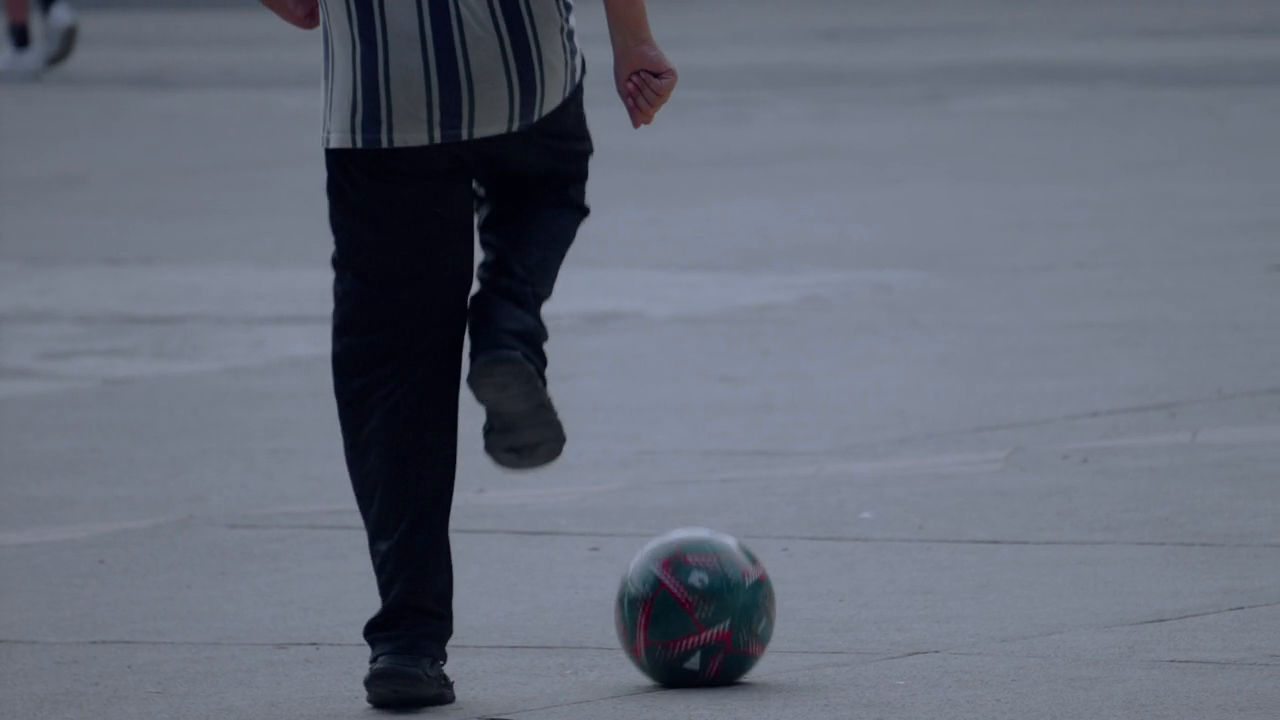
#> input picture frame 36 of outputs/input_video.mp4, 1280 x 720 px
$ jupyter execute object_tracking.ipynb
#> lines starting #> are read from the running program, lines starting #| are printed output that depends on the picture; after the words box and inside, x2 and y2 are one past the last pixel; in counts of white or black regions, pixels touching at a corner belong together
# MeanShift and CamShift Tracking with OpenCV

## Aim
Test OpenCV's MeanShift and CamShift tracking on a sample video, show the results, and compare them.

## What this notebook does
1. Load a video.
2. Select an object to track in the first frame.
3. Build the target histogram from the ROI.
4. Run MeanShift tracking.
5. Run CamShift tracking.
6. Save results and display sample frames.
7. Write short comments for the report.

[cell 1]
import cv2
import numpy as np
import matplotlib.pyplot as plt
from pathlib import Path
import os

plt.rcParams["figure.figsize"] = (10, 6)

output_dir = Path("output_meanshift_camshift")
output_dir.mkdir(exist_ok=True)

# Change this to your dataset video path
video_path = "input_video.mp4"

if not os.path.exists(video_path):
    raise FileNotFoundError(f"Video not found: {video_path}")

print("Output folder:", output_dir.resolve())
print("Video path:", Path(video_path).resolve())

[cell 2]
def show_bgr(img, title="Image", cmap=None):
    if len(img.shape) == 2:
        plt.imshow(img, cmap=cmap or "gray")
    else:
        plt.imshow(cv2.cvtColor(img, cv2.COLOR_BGR2RGB))
    plt.title(title)
    plt.axis("off")
    plt.show()

cap = cv2.VideoCapture(video_path)
ret, first_frame = cap.read()
#> first_frame is the input picture: shape (720, 1280, 3); mean B, G, R 121.7, 107.8, 101.4
cap.release()

if not ret:
    raise ValueError("Could not read the first frame from the video.")

show_bgr(first_frame, "First frame")
print("Frame shape:", first_frame.shape)
#| Frame shape: (720, 1280, 3)

## Set the initial ROI

Run Cell 3 and look at the first frame.

Then manually set:
- x = left
- y = top
- w = width
- h = height

Choose the object you want to track, for example a face, car, or ball.

[cell 3]
x, y, w, h = 576, 139, 180, 183

track_window = (x, y, w, h)

frame_with_roi = first_frame.copy()
cv2.rectangle(frame_with_roi, (x, y), (x + w, y + h), (0, 255, 0), 4)
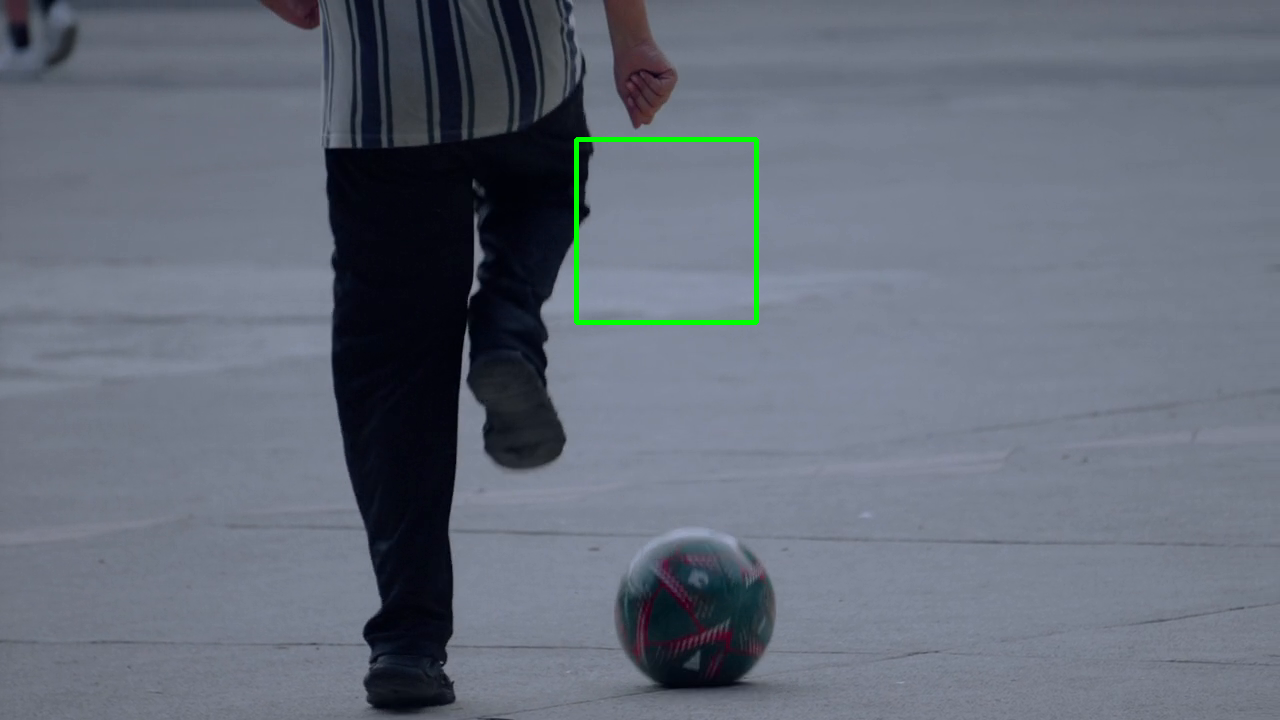
#> frame_with_roi: shape (720, 1280, 3); 0.39% of pixels changed, all inside (x1, y1, x2, y2) = (574, 137, 759, 325)
show_bgr(frame_with_roi, "Initial ROI on first frame")

roi = first_frame[y:y+h, x:x+w]
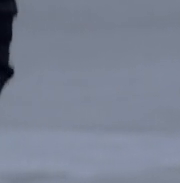
#> roi: shape (183, 180, 3); mean B, G, R 148.1, 130.7, 122.9
show_bgr(roi, "Selected ROI")

[cell 4]
# Build histogram from ROI using HSV
roi_hsv = cv2.cvtColor(roi, cv2.COLOR_BGR2HSV)
#> roi_hsv: shape (183, 180, 3); mean H, S, V 110.6, 46, 148.1

# Mask low-light / poor pixels
lower = np.array((0., 60., 32.))
upper = np.array((180., 255., 255.))
mask = cv2.inRange(roi_hsv, lower, upper)
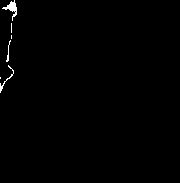
#> mask: shape (183, 180); 0.63% white; 6 white regions (3 under 20 px), largest, box (x1, y1, x2, y2) and area: (2, 0, 17, 21) 106, (0, 65, 14, 93) 53, (6, 40, 11, 62) 31

# Histogram of Hue channel
roi_hist = cv2.calcHist([roi_hsv], [0], mask, [180], [0, 180])
#> roi_hist = 180 values, max 117 at index 114, min 0 at index 0, mean 1.14
cv2.normalize(roi_hist, roi_hist, 0, 255, cv2.NORM_MINMAX)

# Termination criteria
term_crit = (cv2.TERM_CRITERIA_EPS | cv2.TERM_CRITERIA_COUNT, 10, 1)

# Visualize mask and histogram
plt.figure(figsize=(6, 4))
plt.imshow(mask, cmap="gray")
plt.title("ROI mask")
plt.axis("off")
plt.show()

plt.figure(figsize=(8, 4))
plt.plot(roi_hist, color="blue")
plt.title("Hue histogram of ROI")
plt.xlabel("Hue bin")
plt.ylabel("Frequency")
plt.show()
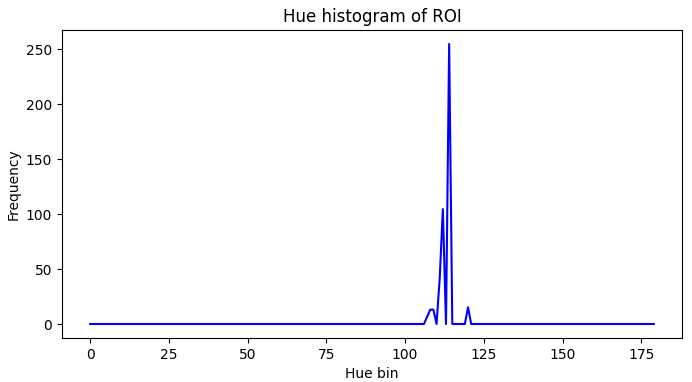
#> figure drawn by matplotlib, 1 panel; curve peaks at x = 114, y = 255

[cell 5]
def run_meanshift(video_path, roi_hist, init_window, term_crit, output_name="meanshift_output.mp4"):
#> called with video_path = 'input_video.mp4', roi_hist = array of shape (180, 1), init_window = (576, 139, 180, 183), term_crit = (3, 10, 1), output_name = 'meanshift_output.mp4'
    cap = cv2.VideoCapture(video_path)

    fps = cap.get(cv2.CAP_PROP_FPS)
    if fps == 0:
        fps = 25

    width = int(cap.get(cv2.CAP_PROP_FRAME_WIDTH))
    height = int(cap.get(cv2.CAP_PROP_FRAME_HEIGHT))

    out_path = output_dir / output_name
    writer = cv2.VideoWriter(
        str(out_path),
        cv2.VideoWriter_fourcc(*"mp4v"),
        fps,
        (width, height)
    )

    track_window = init_window
    frame_idx = 0
    sample_indices = {0, 20, 40, 60}
    samples = []
    boxes = []

    while True:
        ret, frame = cap.read()
        if not ret:
            break

        hsv = cv2.cvtColor(frame, cv2.COLOR_BGR2HSV)
#> hsv: shape (720, 1280, 3); mean H, S, V 110.9, 57.3, 121.8
        back_proj = cv2.calcBackProject([hsv], [0], roi_hist, [0, 180], 1)
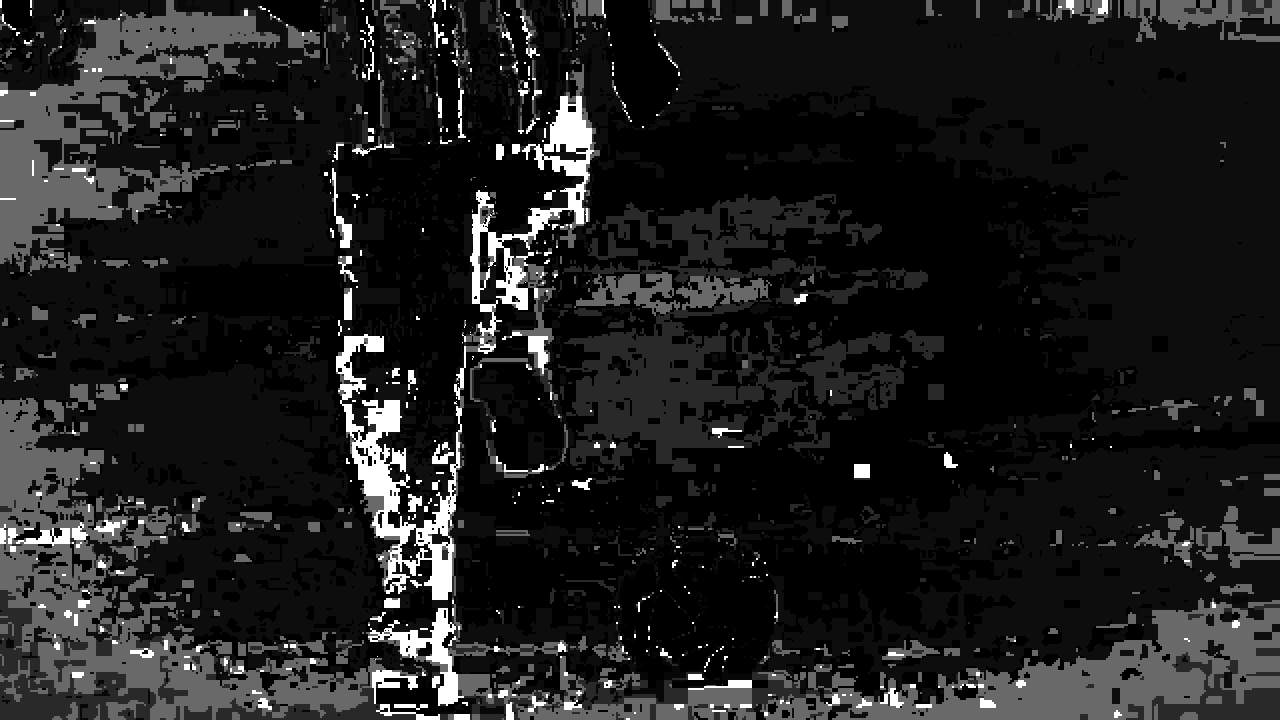
#> back_proj: shape (720, 1280); min 0, max 255, mean 30.3

        _, track_window = cv2.meanShift(back_proj, track_window, term_crit)
#> track_window = (436, 172, 180, 183)
        x, y, w, h = track_window
#> x = 436; y = 172; w = 180; h = 183
        boxes.append((frame_idx, x, y, w, h))

        result = frame.copy()
        cv2.rectangle(result, (x, y), (x + w, y + h), (255, 0, 0), 2)
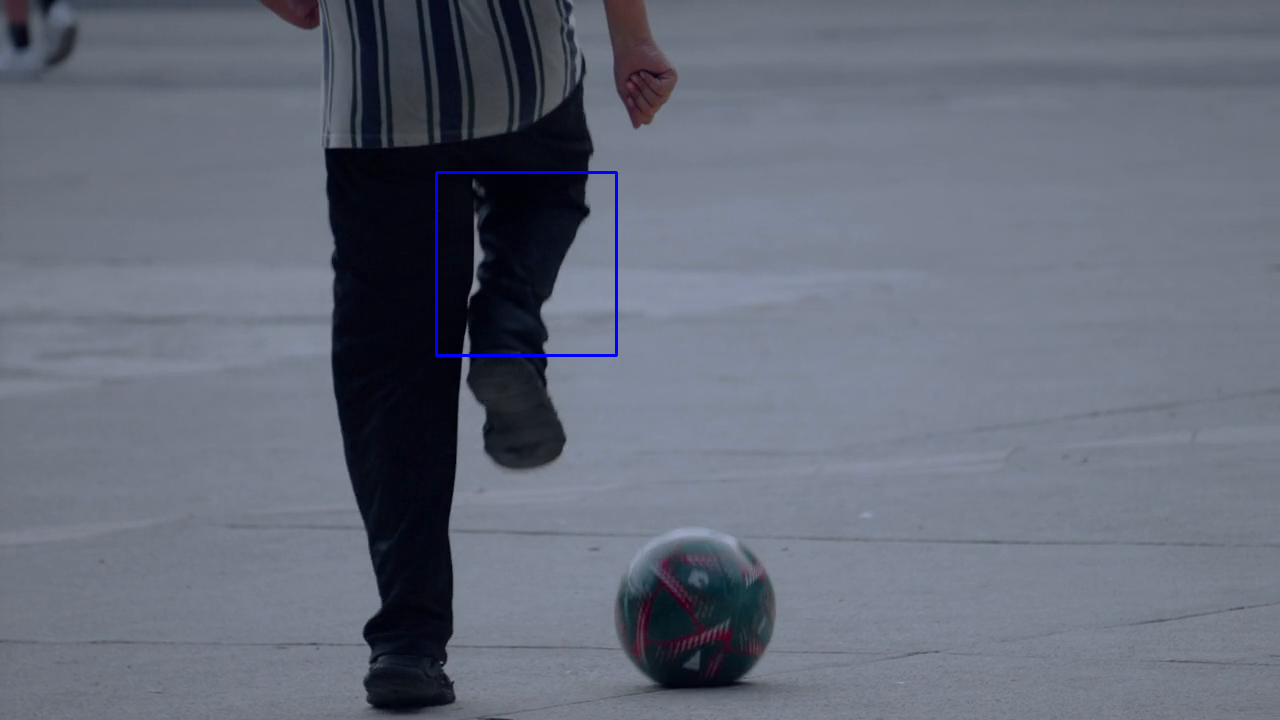
#> result: shape (720, 1280, 3); 0.24% of pixels changed, all inside (x1, y1, x2, y2) = (435, 171, 618, 357)
        writer.write(result)

        if frame_idx in sample_indices:
            samples.append({
                "frame_idx": frame_idx,
                "input": frame.copy(),
                "back_proj": back_proj.copy(),
                "output": result.copy()
            })

        frame_idx += 1

    cap.release()
    writer.release()
    return out_path, samples, boxes

meanshift_video, meanshift_samples, meanshift_boxes = run_meanshift(
    video_path, roi_hist, track_window, term_crit
)

print("Saved:", meanshift_video)
print("Sample frames collected:", len(meanshift_samples))

$ run again, starting later in the video
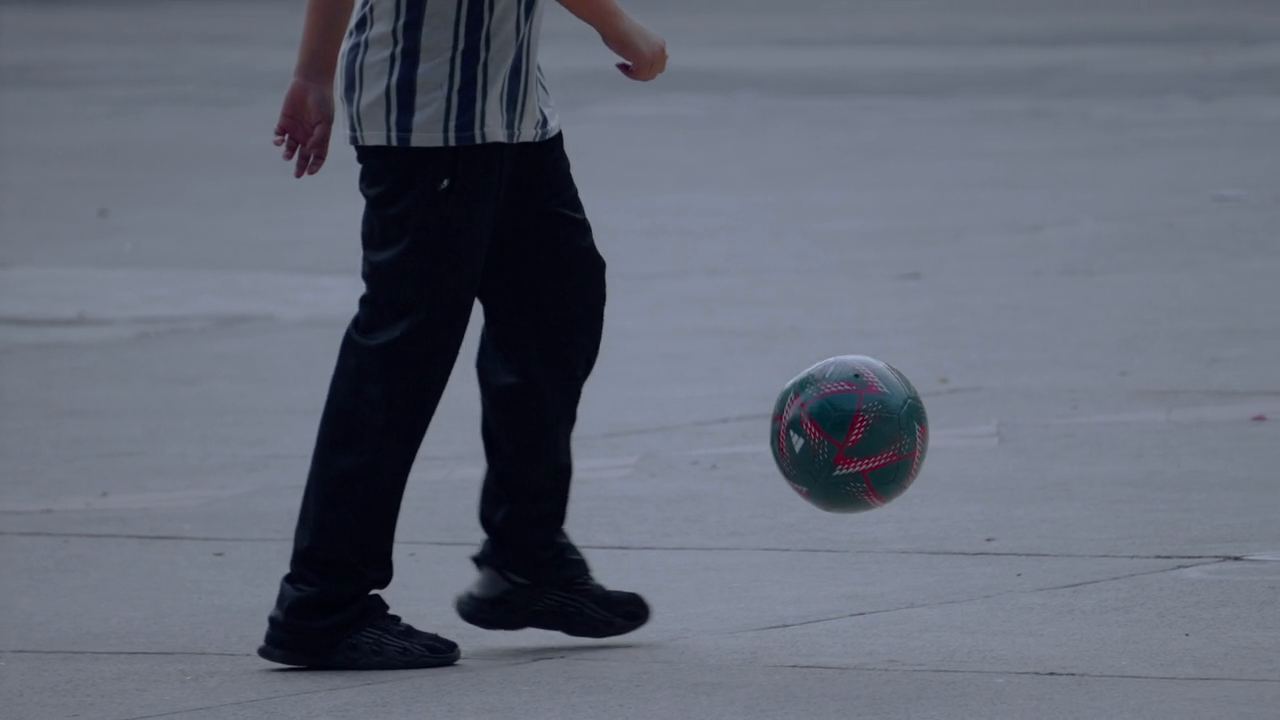
#> input picture frame 163 of outputs/input_video.mp4, 1280 x 720 px
#> first_frame is the input picture: shape (720, 1280, 3); mean B, G, R 119, 105.1, 99.2
#| Frame shape: (720, 1280, 3)
#> frame_with_roi: shape (720, 1280, 3); 0.39% of pixels changed, all inside (x1, y1, x2, y2) = (574, 137, 759, 325)
#> roi_hsv: shape (183, 180, 3); mean H, S, V 110.9, 52.9, 140.1
#> `mask = cv2.inRange(roi_hsv, lower, upper)`:
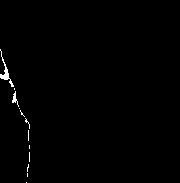
#> mask: shape (183, 180); 0.66% white in thin lines or dots, all inside (x1, y1, x2, y2) = (0, 49, 30, 183)
#> roi_hist = 180 values, max 121 at index 114, min 0 at index 0, mean 1.21
#> hsv: shape (720, 1280, 3); mean H, S, V 111.7, 60.4, 119.3
#> track_window = (528, 240, 180, 183)
#> x = 528; y = 240; w = 180; h = 183
#> in run_meanshift, `cv2.rectangle(result, (x, y), (x + w, y + h), (255, 0, 0), 2)`:
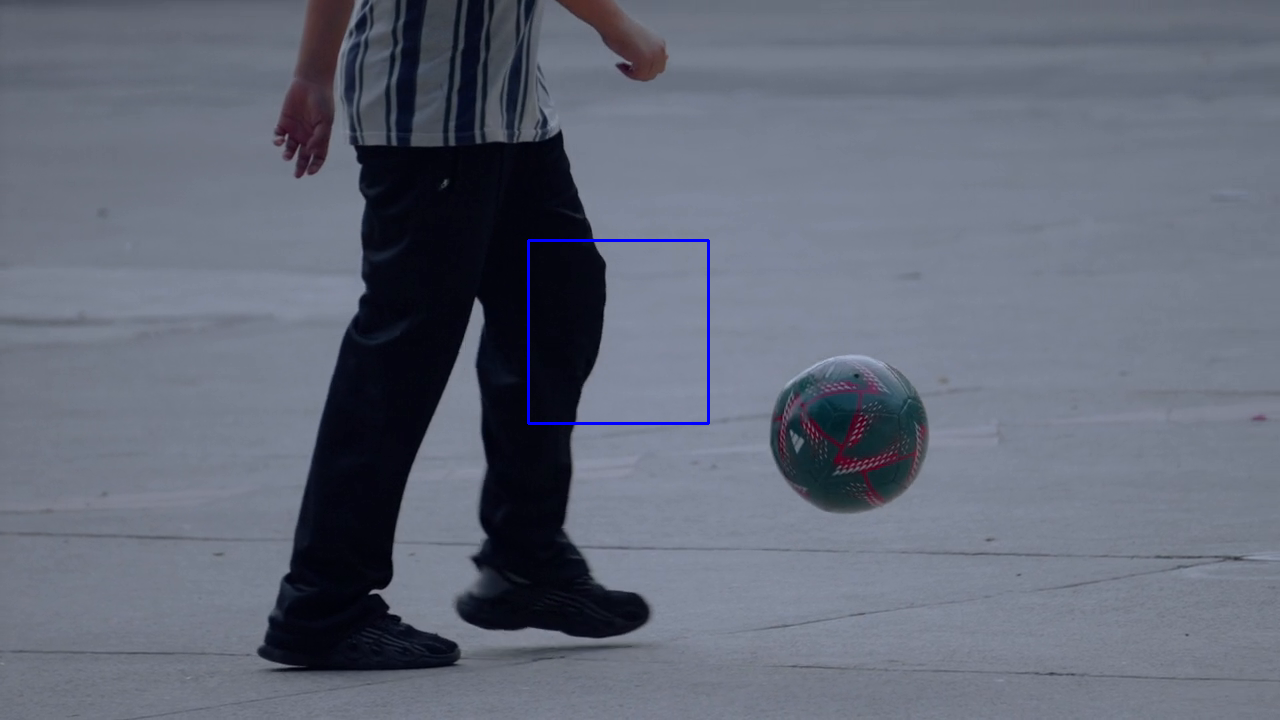
#> result: shape (720, 1280, 3); 0.24% of pixels changed, all inside (x1, y1, x2, y2) = (527, 239, 710, 425)

$ run again, starting later in the video
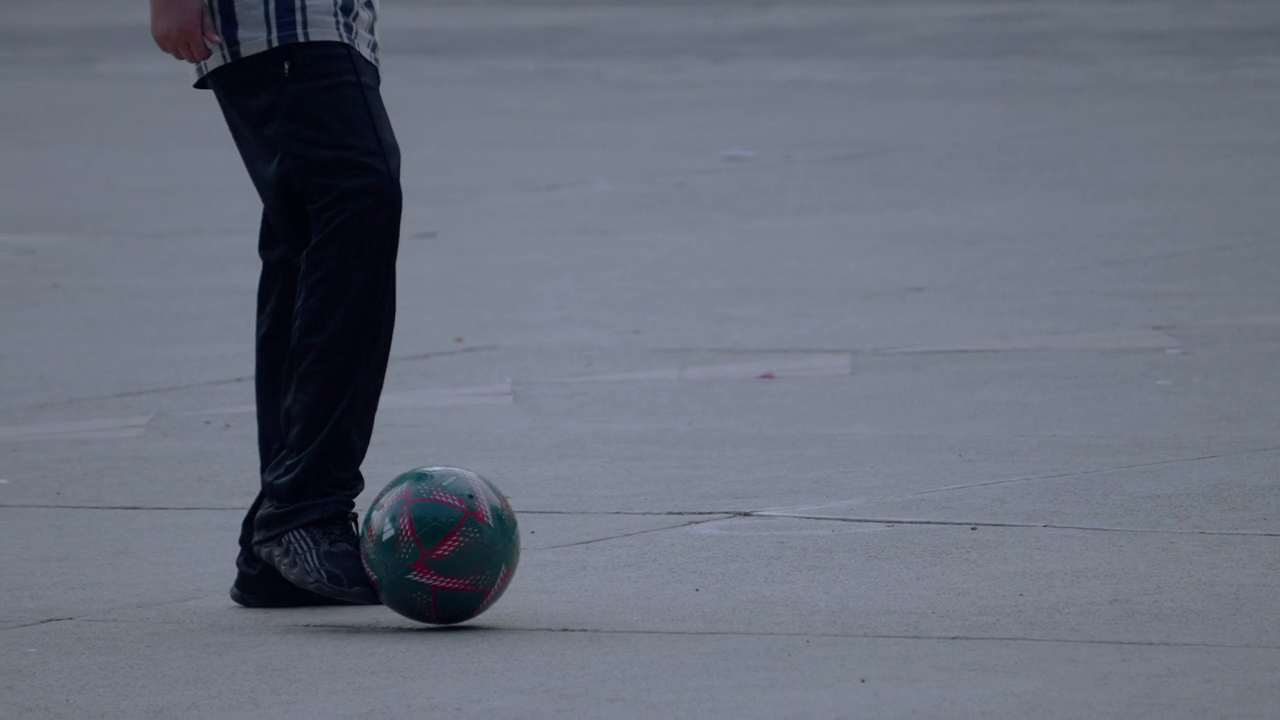
#> input picture frame 290 of outputs/input_video.mp4, 1280 x 720 px
#> first_frame is the input picture: shape (720, 1280, 3); mean B, G, R 125.2, 111.4, 105
#| Frame shape: (720, 1280, 3)
#> frame_with_roi: shape (720, 1280, 3); 0.39% of pixels changed, all inside (x1, y1, x2, y2) = (574, 137, 759, 325)
#> roi_hsv: shape (183, 180, 3); mean H, S, V 110, 41.7, 146.8
#> mask: shape (183, 180); every value is 0
#> roi_hist = 180 values from 0 to 0
#> `plt.show()`:
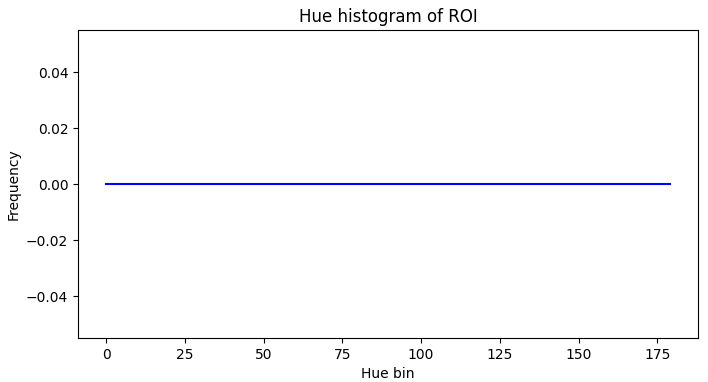
#> figure drawn by matplotlib, 1 panel
#> hsv: shape (720, 1280, 3); mean H, S, V 110.9, 53.3, 125.3
#> back_proj: shape (720, 1280); every value is 0
#> track_window = (576, 139, 180, 183)
#> x = 576; y = 139; w = 180; h = 183
#> in run_meanshift, `cv2.rectangle(result, (x, y), (x + w, y + h), (255, 0, 0), 2)`:
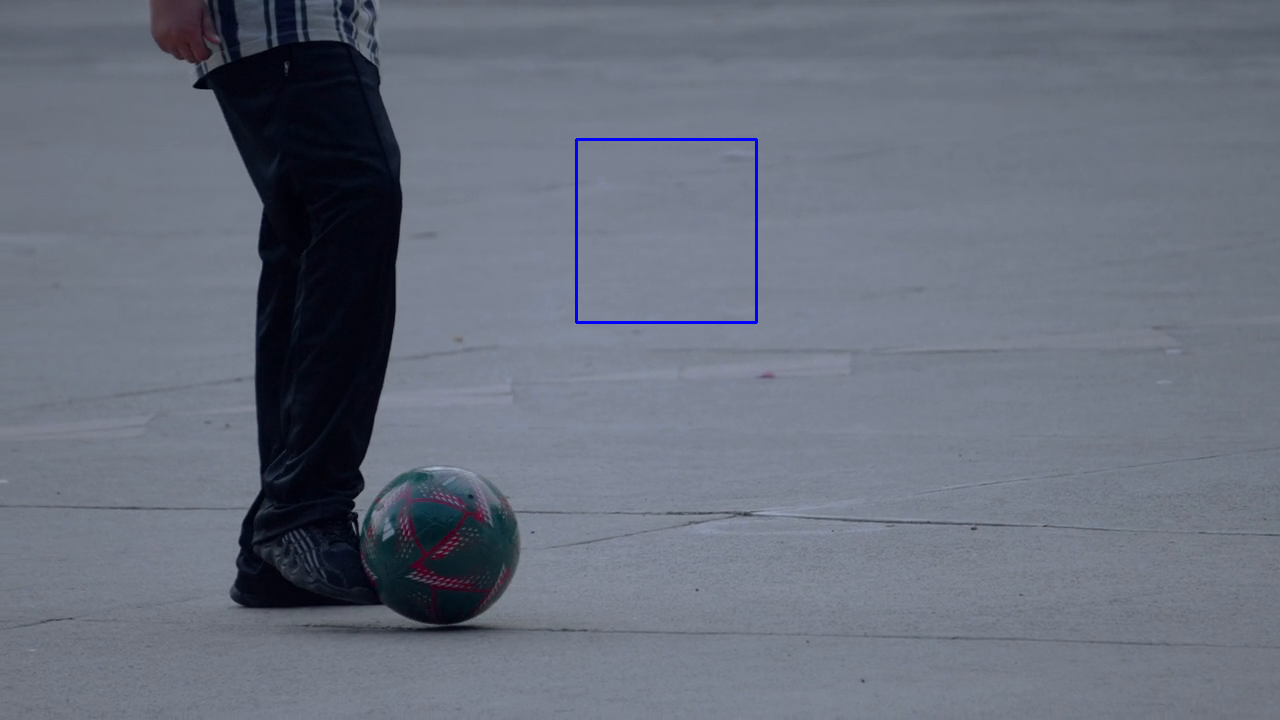
#> result: shape (720, 1280, 3); 0.24% of pixels changed, all inside (x1, y1, x2, y2) = (575, 138, 758, 324)
